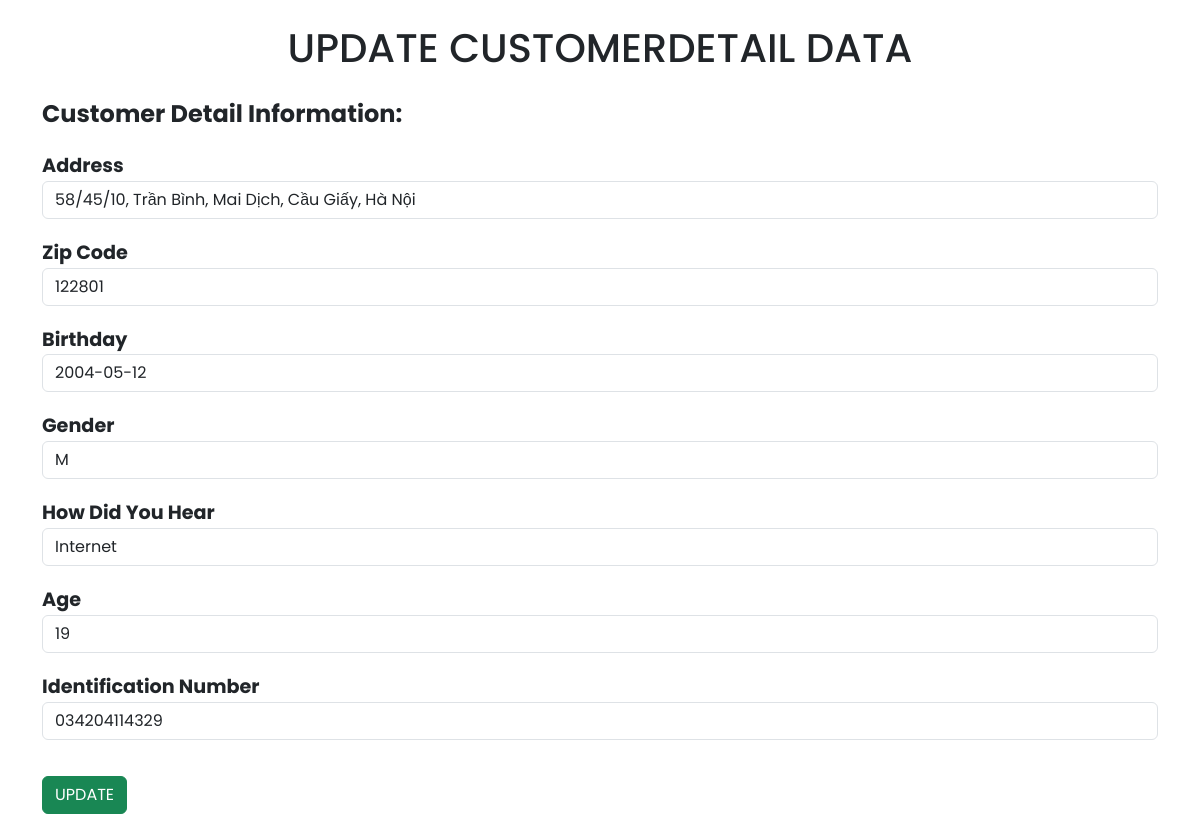
Page /update_data_customerdetail.php?customerId=1 on the committed database.
### tables this page shows
CREATE TABLE `customerdetail` (
  `customerId` int NOT NULL,
  `address` varchar(100) DEFAULT NULL,
  `zipCode` varchar(10) DEFAULT NULL,
  `birthday` date DEFAULT NULL,
  `gender` char(1) DEFAULT NULL,
  `howDidYouHear` varchar(50) DEFAULT NULL,
  `age` int DEFAULT NULL,
  `identificationNumber` varchar(20) DEFAULT NULL,
  PRIMARY KEY (`customerId`),
  CONSTRAINT `customerdetail_ibfk_1` FOREIGN KEY (`customerId`) REFERENCES `customer` (`customerId`)
);

### update_data_customerdetail.php (the view, shortened to what this page needs)
<!DOCTYPE html>
<html lang="en">
<head>
    <link rel="stylesheet" type="text/css" href="style.css">
    <link href="https://cdn.jsdelivr.net/npm/bootstrap@5.3.2/dist/css/bootstrap.min.css" rel="stylesheet">
</head>
<body>
    <?php include 'dbcon.php'; ?>
    <div class="container">
        <h1 id="main-title" class="text-center my-4">UPDATE CUSTOMERDETAIL DATA</h1>
        <?php
            if(isset($_GET['customerId'])) {
                $customerId = $_GET['customerId'];
            }
            $query = "SELECT * FROM `customerdetail` WHERE `customerId` = '$customerId'";
            $result = mysqli_query($connection, $query);
            if(!$result) {
                die("Query Failed" . mysqli_error());
            } else {
                $row = mysqli_fetch_assoc($result);
            }
        ?>
        <div class="form-title">Customer Detail Information:</div>
        <form action="update_data_customerdetail.php?customerId_new=<?php echo $customerId; ?>" method="post">
            <div class="form-group">
                <label for="address">Address</label>
                <input autocorrect="off" autocapitalize="none" style="text-transform:none" type="text" name="address" class="form-control" value="<?php echo $row['address']; ?>">
            </div>
            <div class="form-group">
                <label for="zipCode">Zip Code</label>
                <input autocorrect="off" autocapitalize="none" style="text-transform:none" type="text" name="zipCode" class="form-control" value="<?php echo $row['zipCode']; ?>">
            </div>
            <div class="form-group">
                <label for="birthday">Birthday</label>
                <input autocorrect="off" autocapitalize="none" style="text-transform:none" type="text" name="birthday" class="form-control" value="<?php echo $row['birthday']; ?>">
            </div>
            <div class="form-group">
                <label for="gender">Gender</label>
                <input autocorrect="off" autocapitalize="none" style="text-transform:none" type="text" name="gender" class="form-control" value="<?php echo $row['gender']; ?>">
            </div>
            <div class="form-group">
                <label for="howDidYouHear">How Did You Hear</label>
                <input autocorrect="off" autocapitalize="none" style="text-transform:none" type="text" name="howDidYouHear" class="form-control" value="<?php echo $row['howDidYouHear']; ?>">
            </div>
            <div class="form-group">
                <label for="age">Age</label>
                <input autocorrect="off" autocapitalize="none" style="text-transform:none" type="text" name="age" class="form-control" value="<?php echo $row['age']; ?>">
            </div>
            <div class="form-group">
                <label for="identificationNumber">Identification Number</label>
                <input autocorrect="off" autocapitalize="none" style="text-transform:none" type="text" name="identificationNumber" class="form-control" value="<?php echo $row['identificationNumber']; ?>">
            </div>
            <input type="submit" class="btn btn-success mt-3" name="update_customerdetail" value="UPDATE">
        </form>
    </div>
</body>
</html>

### style.css (style rules this page uses)
* { font-family:'Poppins', sans-serif; margin:0; padding:0; box-sizing: 0; outline:none; border:none; text-decoration: none; text-transform: capitalize; transition: all .2s linear; }
:root { --green : green; --black : black; --light-color: #666; --box-shadow: 0 .5rem 1rem rgba(0,0,0.1); --border: 2rem solid rgba(0,0,0.1); --outline: 1rem solid rgba(0,0,0.1); }
html { font-size: 100% ; overflow-x: hidden; scroll-behavior: smooth; scroll-padding-top: 7rem; }
body { background: #eee; }

### update_data_customerdetail.php (style rules this page uses)
.form-group { margin-bottom: 20px; }
.form-group label { font-weight: bold; font-size: 1.2em; }
.form-title { font-size: 1.5em; font-weight: bold; margin-bottom: 20px; }

### rows in the picture
customerdetail: address "58/45/10, Trần Bình, Mai Dịch, Cầu Giấy, Hà Nội", zipCode "122801", birthday "2004-05-12", gender "M", howDidYouHear "Internet", age "19", identificationNumber "034204114329"
